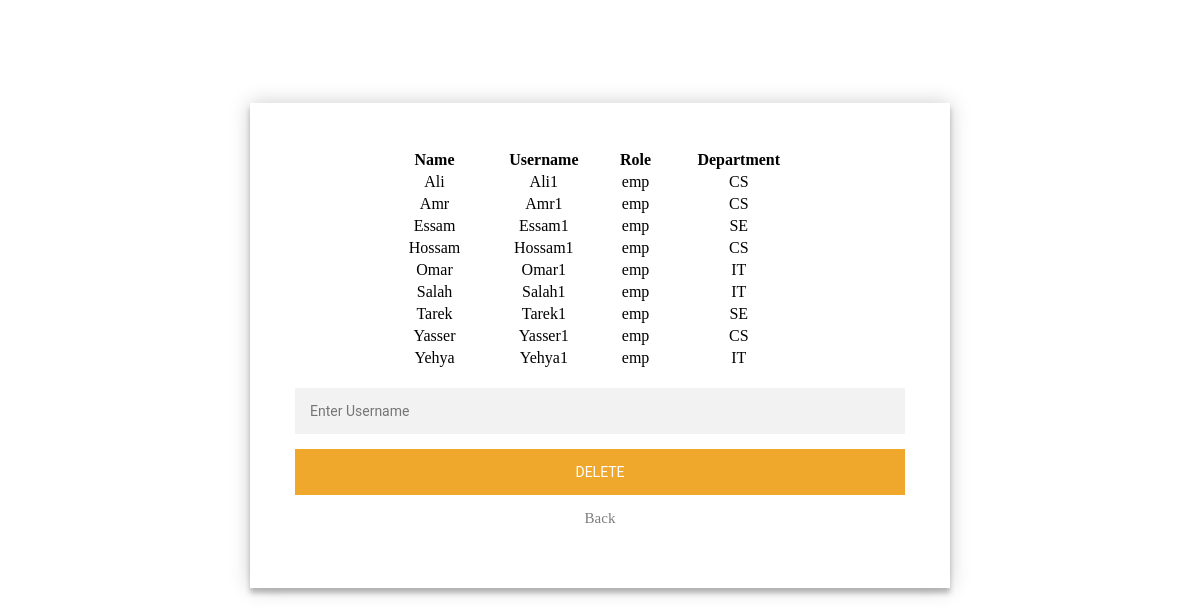
The app's page /QA/demp.php with its own data.
### tables this page shows
CREATE TABLE IF NOT EXISTS `emp` (
  `name` varchar(100) NOT NULL,
  `username` varchar(100) NOT NULL,
  `password` varchar(100) NOT NULL,
  `mail` varchar(100) NOT NULL,
  `telephone` int(15) NOT NULL,
  `role` varchar(3) NOT NULL DEFAULT 'emp',
  `department` varchar(100) DEFAULT NULL,
  `status` varchar(8) NOT NULL DEFAULT 'working',
  PRIMARY KEY (`username`)
);

### QA/demp.php (the view, shortened to what this page needs)
<?php
   include("config.php");
$view = " SELECT * FROM emp";
$viewres = mysqli_query($con,$view);
?>
<html>
<head>
  <link rel = "stylesheet" type = "text/css"  href = "css/home.css" />
</head>
<body>
<div class="login-page">
  <div class="form">
   <form class="login-form" action="delete.php" method="POST">
    <center><table style="width:70%">
                <tr><th><center>Name</center></th>
                  <th><center>Username</center></th>
                  <th><center>Role</center></th>
                  <th><center>Department</center></th>
      <?php
                  while ($query = mysqli_fetch_array($viewres))
        {
$name = $query['name'];
$username =  $query['username'];
$role = $query['role'];
$department =  $query['department'];
            echo "
                <tr>
                    <td><center>$name</center></td>
                    <td><center>$username</center></td>
                    <td><center>$role</center></td>
                    <td><center>$department</center></td>
                </tr>
            ";
        }echo "</table>   </center>";
        echo"<br>";
                  ?>
 <input type="text" placeholder="Enter Username" name="deluser"/>
    <br>
      <button>Delete</button>
            <center>  <p class="message"><a href="admin.html">Back</a></p></center>
    </form>
  </div>
</div>
</body>
</html>

### QA/css/home.css (style rules this page uses)
.login-page { width: 700px; padding: 8% 0 0; margin: auto; }
.form { position: relative; z-index: 1; background: #FFFFFF; max-width: 1000px; margin: 0 auto 100px; padding: 45px; text-align: left; box-shadow: 0 0 20px 0 rgba(0, 0, 0, 0.2), 0 5px 5px 0 rgba(0, 0, 0, 0.24); }
.form input { font-family: "Roboto", sans-serif; outline: 0; background: #f2f2f2; width: 100%; border: 0; margin: 0 0 15px; padding: 15px; box-sizing: border-box; font-size: 14px; }
.form button { font-family: "Roboto", sans-serif; text-transform: uppercase; outline: 0; background: #f0a82c; width: 100%; border: 0; padding: 15px; color: #FFFFFF; font-size: 14px; -webkit-transition: all 0.3 ease; transition: all 0.3 ease; cursor: pointer; }
.form .message { margin: 15px 0 0; color: #b3b3b3; font-size: 15px; }
.form .message a { color: #7d7d7d; text-decoration: none; }
body { background: #fff; }

### records on screen
emp: name "Ali", username "Ali1", role "emp", department "CS"
emp: name "Amr", username "Amr1", role "emp", department "CS"
emp: name "Essam", username "Essam1", role "emp", department "SE"
emp: name "Hossam", username "Hossam1", role "emp", department "CS"
emp: name "Omar", username "Omar1", role "emp", department "IT"
emp: name "Salah", username "Salah1", role "emp", department "IT"
emp: name "Tarek", username "Tarek1", role "emp", department "SE"
emp: name "Yasser", username "Yasser1", role "emp", department "CS"
emp: name "Yehya", username "Yehya1", role "emp", department "IT"
